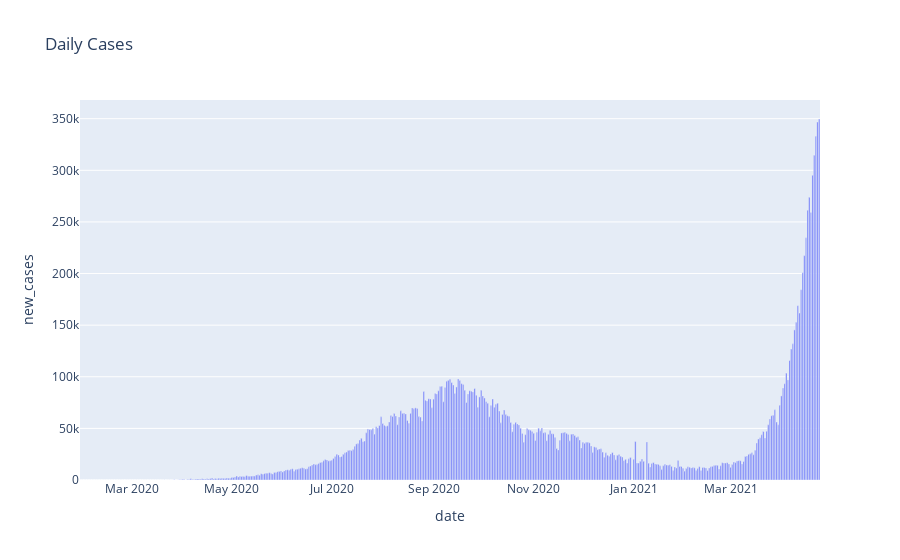

The cell this chart's notebook holds for it:
### Code cell
fig = px.bar(india_cases , x='date', y='new_cases',title ='Daily Cases')
fig.show()

### Figure 1 — Plotly figure (JSON) as saved in the notebook; plotly's stock layout.template omitted (floating-point values rounded to 4 significant figures; data arrays with more than 128 entries replaced by an {"elided": "..."} marker saying what was removed)
{"data": [{"alignmentgroup": "True", "hovertemplate": "date=%{x}<br>new_cases=%{y}<extra></extra>", "legendgroup": "", "marker": {"color": "#636efa"}, "name": "", "offsetgroup": "", "orientation": "v", "showlegend": false, "textposition": "auto", "type": "bar", "x": {"elided": "451 str values"}, "xaxis": "x", "y": {"elided": "451 int values"}, "yaxis": "y"}], "layout": {"barmode": "relative", "legend": {"tracegroupgap": 0}, "title": {"text": "Daily Cases"}, "xaxis": {"anchor": "y", "domain": [0, 1], "title": {"text": "date"}}, "yaxis": {"anchor": "x", "domain": [0, 1], "title": {"text": "new_cases"}}}}
